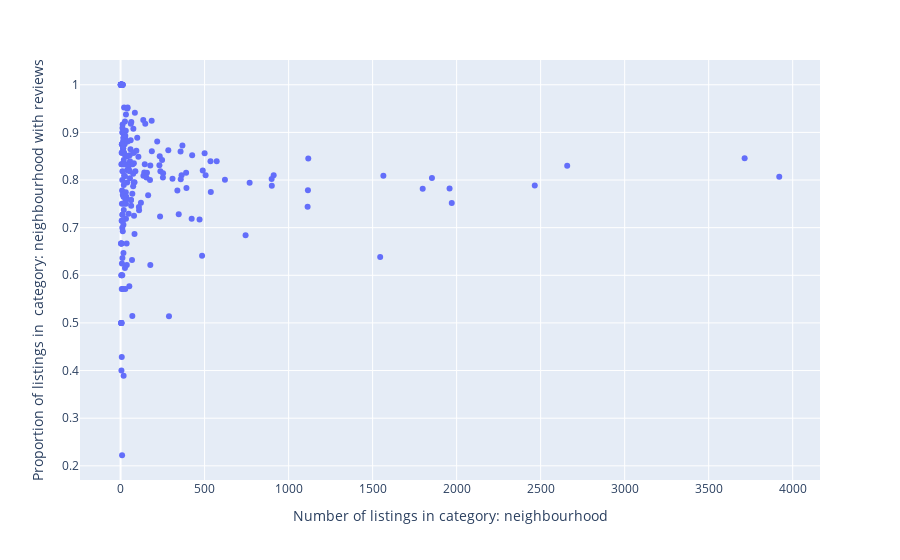

This figure's notebook cell:
### Code cell
import plotly.express as px

def plot_by_count_and_prop_reviews(df: pd.DataFrame, category: str):
    reviews_by_cat = count_by_class(df, category)[[category,'prop_reviews', 'total']].sort_values(by = 'prop_reviews', ascending = False)
    fig = px.scatter(reviews_by_cat, x='total', y = 'prop_reviews',
                    labels = {
                        'total': f'Number of listings in category: {category}',
                        'prop_reviews': f'Proportion of listings in \ncategory: {category} with reviews'
                    }, hover_name = 'neighbourhood')
    fig.show()
    #plt.ylabel(f'Proportion of listings in \ncategory: {category} with reviews')
    #plt.xlabel(f'Number of listings in category: {category}');
    
plot_by_count_and_prop_reviews(df, 'neighbourhood')

### Figure 1 — Plotly figure (JSON) as saved in the notebook; plotly's stock layout.template omitted (floating-point values rounded to 4 significant figures; data arrays with more than 128 entries replaced by an {"elided": "..."} marker saying what was removed)
{"data": [{"hovertemplate": "<b>%{hovertext}</b><br><br>Number of listings in category: neighbourhood=%{x}<br>Proportion of listings in \ncategory: neighbourhood with reviews=%{y}<extra></extra>", "hovertext": {"elided": "218 str values"}, "legendgroup": "", "marker": {"color": "#636efa", "symbol": "circle"}, "mode": "markers", "name": "", "orientation": "v", "showlegend": false, "type": "scatter", "x": {"elided": "218 int values"}, "xaxis": "x", "y": {"elided": "218 float values"}, "yaxis": "y"}], "layout": {"legend": {"tracegroupgap": 0}, "margin": {"t": 60}, "xaxis": {"anchor": "y", "domain": [0, 1], "title": {"text": "Number of listings in category: neighbourhood"}}, "yaxis": {"anchor": "x", "domain": [0, 1], "title": {"text": "Proportion of listings in \ncategory: neighbourhood with reviews"}}}}
